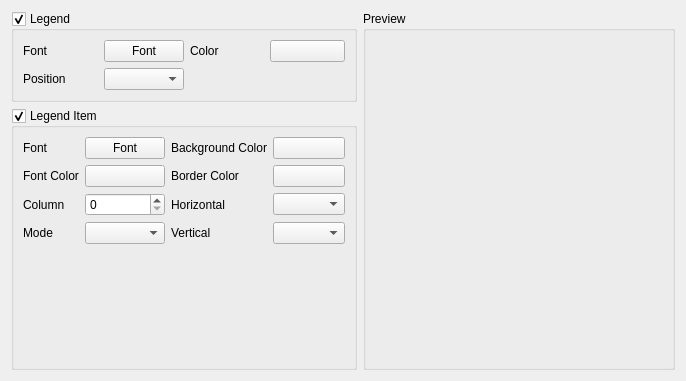
<?xml version="1.0" encoding="UTF-8"?>
<ui version="4.0">
 <class>LegendSettings</class>
 <widget class="QWidget" name="LegendSettings">
  <property name="geometry">
   <rect>
    <x>0</x>
    <y>0</y>
    <width>686</width>
    <height>381</height>
   </rect>
  </property>
  <property name="windowTitle">
   <string>Form</string>
  </property>
  <layout class="QGridLayout" name="gridLayout">
   <item row="0" column="0">
    <layout class="QGridLayout" name="gridLayout_5">
     <item row="0" column="0">
      <widget class="QGroupBox" name="legendGroupBox">
       <property name="title">
        <string>Legend</string>
       </property>
       <property name="checkable">
        <bool>true</bool>
       </property>
       <layout class="QGridLayout" name="gridLayout_3">
        <item row="0" column="0">
         <layout class="QGridLayout" name="gridLayout_2">
          <item row="1" column="2">
           <widget class="QLabel" name="label_3">
            <property name="text">
             <string>Color</string>
            </property>
           </widget>
          </item>
          <item row="1" column="3">
           <widget class="GuiUtils::ColorPushButton" name="legendColorButton">
            <property name="text">
             <string/>
            </property>
           </widget>
          </item>
          <item row="1" column="1">
           <widget class="GuiUtils::FontPushButton" name="legendFontButton">
            <property name="text">
             <string>Font</string>
            </property>
           </widget>
          </item>
          <item row="1" column="0">
           <widget class="QLabel" name="label">
            <property name="text">
             <string>Font</string>
            </property>
           </widget>
          </item>
          <item row="2" column="0">
           <widget class="QLabel" name="label_4">
            <property name="text">
             <string>Position</string>
            </property>
           </widget>
          </item>
          <item row="2" column="1">
           <widget class="QComboBox" name="legendPositionCombo"/>
          </item>
         </layout>
        </item>
       </layout>
      </widget>
     </item>
     <item row="1" column="0">
      <widget class="QGroupBox" name="legendItemGroupBox">
       <property name="title">
        <string>Legend Item</string>
       </property>
       <property name="checkable">
        <bool>true</bool>
       </property>
       <layout class="QGridLayout" name="gridLayout_7">
        <item row="2" column="0">
         <spacer name="verticalSpacer">
          <property name="orientation">
           <enum>Qt::Vertical</enum>
          </property>
          <property name="sizeHint" stdset="0">
           <size>
            <width>20</width>
            <height>40</height>
           </size>
          </property>
         </spacer>
        </item>
        <item row="0" column="0">
         <layout class="QGridLayout" name="gridLayout_6">
          <item row="1" column="1">
           <widget class="GuiUtils::FontPushButton" name="legendItemFontButton">
            <property name="text">
             <string>Font</string>
            </property>
           </widget>
          </item>
          <item row="1" column="0">
           <widget class="QLabel" name="label_2">
            <property name="text">
             <string>Font</string>
            </property>
           </widget>
          </item>
          <item row="1" column="2">
           <widget class="QLabel" name="label_9">
            <property name="text">
             <string>Background Color</string>
            </property>
           </widget>
          </item>
          <item row="1" column="3">
           <widget class="GuiUtils::ColorPushButton" name="legendItemBgColorButton">
            <property name="text">
             <string/>
            </property>
           </widget>
          </item>
          <item row="2" column="2">
           <widget class="QLabel" name="label_11">
            <property name="text">
             <string>Border Color</string>
            </property>
           </widget>
          </item>
          <item row="2" column="3">
           <widget class="GuiUtils::ColorPushButton" name="borderColorButton">
            <property name="text">
             <string/>
            </property>
           </widget>
          </item>
          <item row="3" column="2">
           <widget class="QLabel" name="label_12">
            <property name="text">
             <string>Horizontal</string>
            </property>
           </widget>
          </item>
          <item row="3" column="3">
           <widget class="QComboBox" name="legendItemHorizontalCombo"/>
          </item>
          <item row="4" column="2">
           <widget class="QLabel" name="label_13">
            <property name="text">
             <string>Vertical</string>
            </property>
           </widget>
          </item>
          <item row="4" column="3">
           <widget class="QComboBox" name="legendItemVerticalCombo"/>
          </item>
          <item row="2" column="1">
           <widget class="GuiUtils::ColorPushButton" name="legendItemColorButton">
            <property name="text">
             <string/>
            </property>
           </widget>
          </item>
          <item row="2" column="0">
           <widget class="QLabel" name="label_6">
            <property name="text">
             <string>Font Color</string>
            </property>
           </widget>
          </item>
          <item row="3" column="0">
           <widget class="QLabel" name="label_7">
            <property name="text">
             <string>Column</string>
            </property>
           </widget>
          </item>
          <item row="3" column="1">
           <widget class="QSpinBox" name="legendItemColumnSpinBox"/>
          </item>
          <item row="4" column="0">
           <widget class="QLabel" name="label_8">
            <property name="text">
             <string>Mode</string>
            </property>
           </widget>
          </item>
          <item row="4" column="1">
           <widget class="QComboBox" name="legendItemModeCombo"/>
          </item>
         </layout>
        </item>
       </layout>
      </widget>
     </item>
     <item row="0" column="1" rowspan="2">
      <widget class="QGroupBox" name="groupBox_2">
       <property name="minimumSize">
        <size>
         <width>0</width>
         <height>0</height>
        </size>
       </property>
       <property name="title">
        <string>Preview</string>
       </property>
       <layout class="QGridLayout" name="gridLayout_4">
        <item row="0" column="1">
         <layout class="QVBoxLayout" name="demoLayout"/>
        </item>
       </layout>
      </widget>
     </item>
    </layout>
   </item>
  </layout>
 </widget>
 <customwidgets>
  <customwidget>
   <class>GuiUtils::ColorPushButton</class>
   <extends>QPushButton</extends>
   <header>comguiutils/colorpushbutton.h</header>
  </customwidget>
  <customwidget>
   <class>GuiUtils::FontPushButton</class>
   <extends>QPushButton</extends>
   <header>comguiutils/fontpushbutton.h</header>
  </customwidget>
 </customwidgets>
 <resources/>
 <connections/>
</ui>
